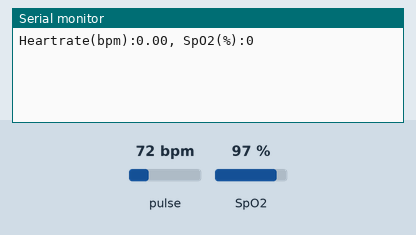
Recording of a sketch running on a simulated Arduino Uno, built with avr-gcc and run on an emulated ATmega328P. On the bench: the last lines printed to the serial monitor. The inputs (shaded band) are chosen by the test bench; at power-on: pulse 72 bpm, SpO2 97 %.

Above: at 1.2 s.
1.3 s: pulse set to 42 bpm
At 2.6 s:
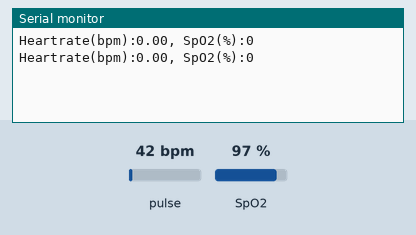
2.8 s: SpO2 set to 80 %
At 3.8 s:
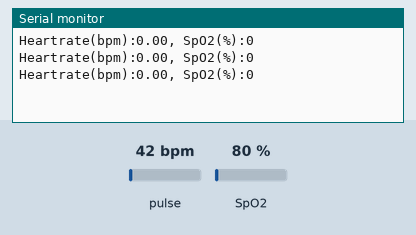
4.3 s: pulse set to 70 bpm
At 5.3 s:
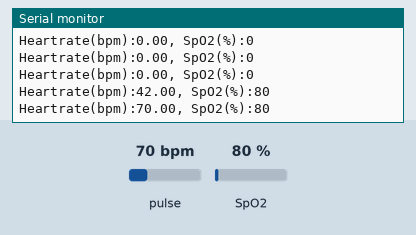
Timing chart, 0 to 7.3 s (numbered marks = the images above; inputs shaded):
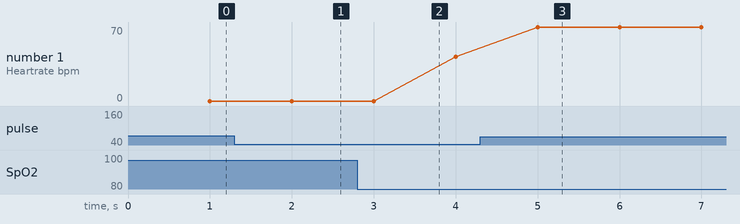

Measured:
- after the input at 4.3 s, the serial monitor: prints a new line after 0.70 s (image 3)
- plotted number 1: 42 → 70 after the input at 4.3 s

The sketch:

U029.ino
```cpp
// A pulse oximetry and heart-rate sensor system using the MAX30100 chipset.
// - https://docs.m5stack.com/en/unit/heart
// - https://github.com/oxullo/Arduino-MAX30100

// GROVE PORT (UNIVERSAL):
// 1 GPIO1, TWI(SCL), UART(RX)
// 2 GPIO2, TWI(SDA), UART(TX)
// 3 +5V
// 4 GND

//-------------------------------------------------------------------
#include "MAX30100_PulseOximeter.h"

//-------------------------------------------------------------------
PulseOximeter pox;

//-------------------------------------------------------------------
void setup(void)
{
  Serial.begin(115200);

  while (pox.begin() == false) {
    Serial.print(".");
    delay(1000);
  }

  //  0 =  0mA   = MAX30100_LED_CURR_0MA,
  //  1 =  4.4mA = MAX30100_LED_CURR_4_4MA,
  //  2 =  7.6mA = MAX30100_LED_CURR_7_6MA,
  //  3 = 11mA   = MAX30100_LED_CURR_11MA,
  //  4 = 14.2mA = MAX30100_LED_CURR_14_2MA,
  //  5 = 17.4mA = MAX30100_LED_CURR_17_4MA,
  //  6 = 20.8mA = MAX30100_LED_CURR_20_8MA,
  //  7 = 24mA   = MAX30100_LED_CURR_24MA,
  //  8 = 27.1mA = MAX30100_LED_CURR_27_1MA,
  //  9 = 30.6mA = MAX30100_LED_CURR_30_6MA,
  // 10 = 33.8mA = MAX30100_LED_CURR_33_8MA,
  // 11 = 37mA   = MAX30100_LED_CURR_37MA,
  // 12 = 40.2mA = MAX30100_LED_CURR_40_2MA,
  // 13 = 43.6mA = MAX30100_LED_CURR_43_6MA,
  // 14 = 46.8mA = MAX30100_LED_CURR_46_8MA,
  // 15 = 50mA   = MAX30100_LED_CURR_50MA(default)
  pox.setIRLedCurrent(MAX30100_LED_CURR_7_6MA);
}

//-------------------------------------------------------------------
void loop(void)
{
  static unsigned int timestamp = 0;

  pox.update();

  // T=1000ms (f=1 Hz)
  if ((millis() - timestamp) >= 1000) {
    timestamp = millis();

    Serial.print("Heartrate(bpm):");
    Serial.print(pox.getHeartRate());
    Serial.print(", ");

    Serial.print("SpO2(%):");
    Serial.println(pox.getSpO2());
  }
}
```
